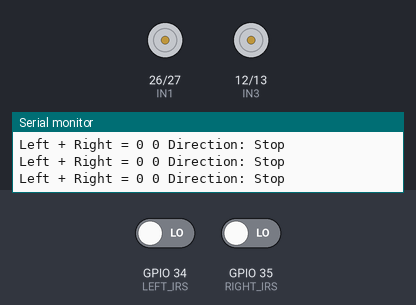
Recording of a program running on a simulated ESP32. On the bench: motor-driver pin pairs drawn as motors (green arrow = first pin HIGH = forward, orange = second pin HIGH = backward, longer = more drive, scaled by the enable pin), the last lines printed to the serial monitor. Inputs (shaded band) come from the test bench; at power-on: GPIO 34 (LEFT_IRS) LOW, GPIO 35 (RIGHT_IRS) LOW.

Above: at 1.8 s.
1.9 s: GPIO 34 (LEFT_IRS) driven HIGH
At 2.6 s:
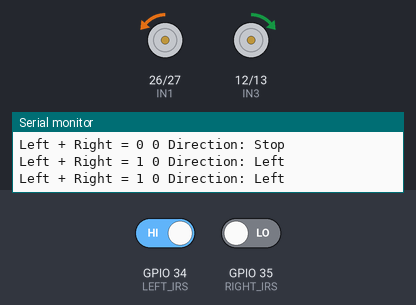
3.5 s: GPIO 35 (RIGHT_IRS) driven HIGH
At 3.8 s:
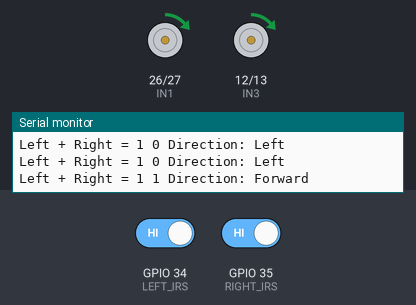
5.0 s: GPIO 34 (LEFT_IRS) driven LOW
At 6.2 s:
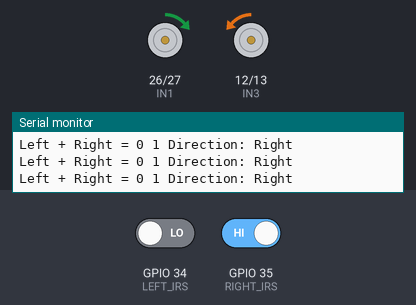
Timing chart, 0 to 8.0 s (numbered marks = the images above; inputs shaded):
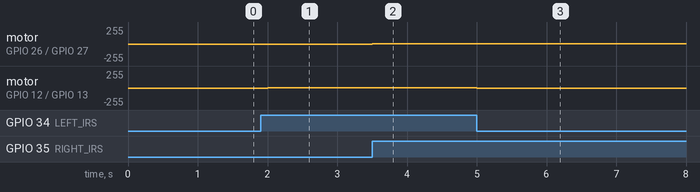

The program:

main.cpp
```cpp
//line follower = 2 ir sensors x esp32 devkit v1
#include <Arduino.h>

#define LEFT_IRS 34
#define RIGHT_IRS 35
#define ENA 25
#define IN1 26
#define IN2 27
#define ENB 14
#define IN3 12
#define IN4 13
#define MAX 255
#define MIN 0

void setup() {
  Serial.begin(9600);
  pinMode(ENA, OUTPUT);
  pinMode(IN1, OUTPUT);
  pinMode(IN2, OUTPUT);
  pinMode(ENB, OUTPUT);
  pinMode(IN3, OUTPUT);
  pinMode(IN4, OUTPUT);
  pinMode(LEFT_IRS, INPUT);
  pinMode(RIGHT_IRS, INPUT);
}
void forward() {
  analogWrite(IN1, HIGH);
  analogWrite(IN2, LOW);
  digitalWrite(ENA, MAX);
  analogWrite(IN3, HIGH);
  analogWrite(IN4, LOW);
  digitalWrite(ENB, MAX);
  Serial.println("Direction: Forward");
}

void left() {
  analogWrite(IN1, LOW);
  analogWrite(IN2, HIGH);
  digitalWrite(ENA, MAX);
  analogWrite(IN3, HIGH);
  analogWrite(IN4, LOW);
  digitalWrite(ENB, MAX);
  Serial.println("Direction: Left");
}

void right() {
  analogWrite(IN1, HIGH);
  analogWrite(IN2, LOW);
  digitalWrite(ENA, MAX);
  analogWrite(IN3, LOW);
  analogWrite(IN4, HIGH);
  digitalWrite(ENB, MAX);
  Serial.println("Direction: Right");
}

void stop() {
  analogWrite(IN1, LOW);
  analogWrite(IN2, LOW);
  digitalWrite(ENA, MIN);
  analogWrite(IN3, LOW);
  analogWrite(IN4, LOW);
  digitalWrite(ENB, MIN);
  Serial.println("Direction: Stop");
}

void loop() {
  int LEFTVAL = digitalRead(LEFT_IRS);
  int RIGHTVAL = digitalRead(RIGHT_IRS);
  Serial.print("Left + Right = ");
  Serial.print(String(LEFTVAL) + " " + String(RIGHTVAL) + " ");
  if ((LEFTVAL == 1) && (RIGHTVAL == 1)) forward();
  else if ((LEFTVAL == 1) && (RIGHTVAL == 0)) left();
  else if (((LEFTVAL == 0) && (RIGHTVAL == 1))) right();
  else stop();
  delay(500);
}
```

Measured:
- after the input at 1.9 s, motor on GPIO 26 (IN1) / GPIO 27 (IN2): stopped → backward 1/255 after 0.10 s; motor on GPIO 12 (IN3) / GPIO 13 (IN4): stopped → forward 1/255 after 0.10 s
- after the input at 3.5 s, motor on GPIO 26 (IN1) / GPIO 27 (IN2): backward 1/255 → forward 1/255 at once
- after the input at 5.0 s, motor on GPIO 12 (IN3) / GPIO 13 (IN4): forward 1/255 → backward 1/255 at once
